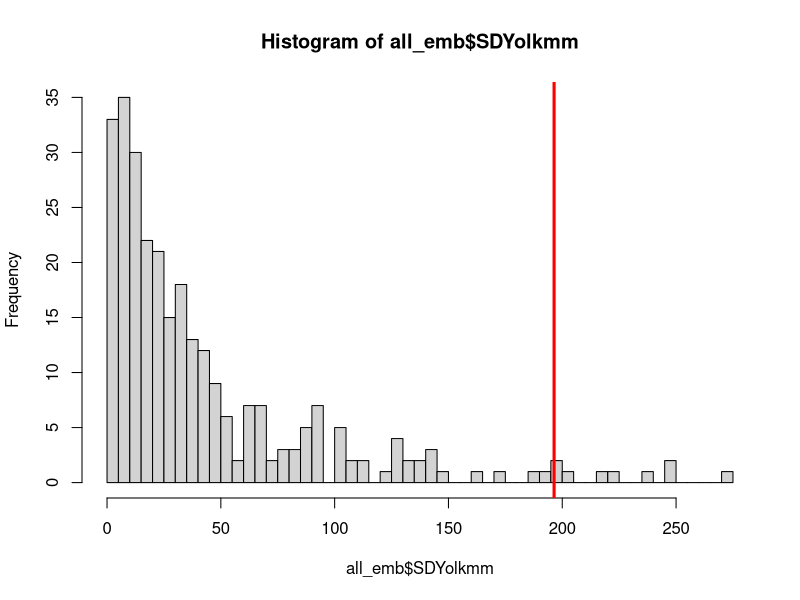
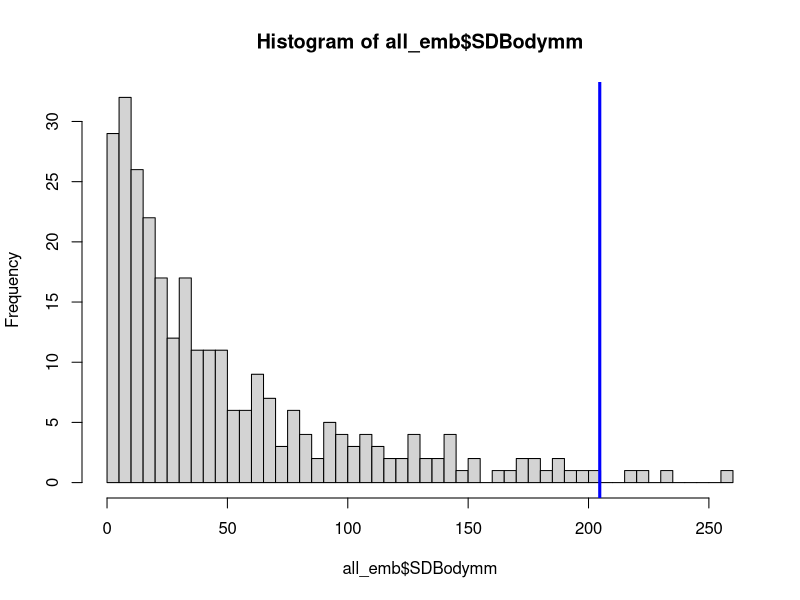
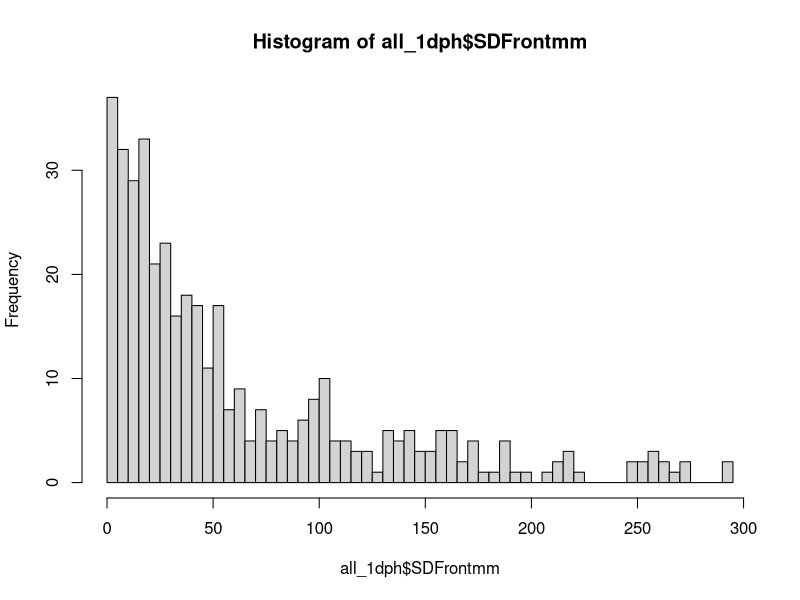
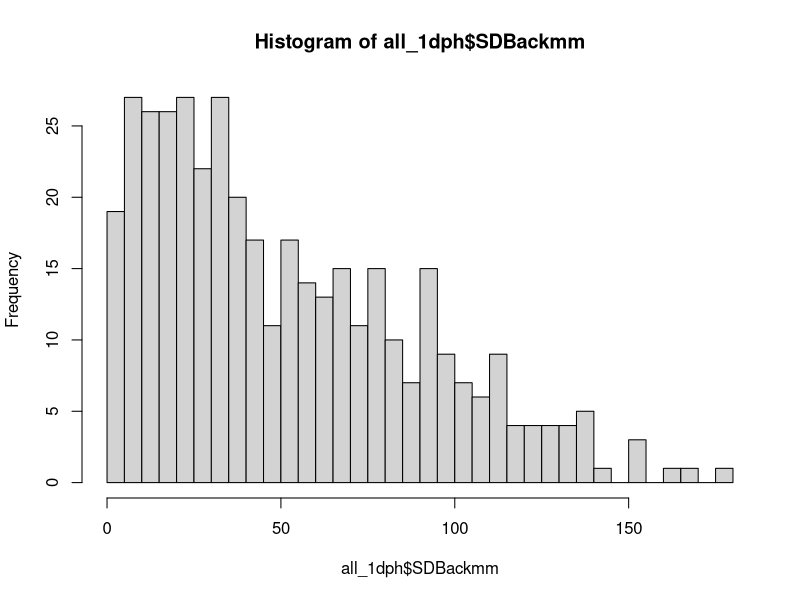
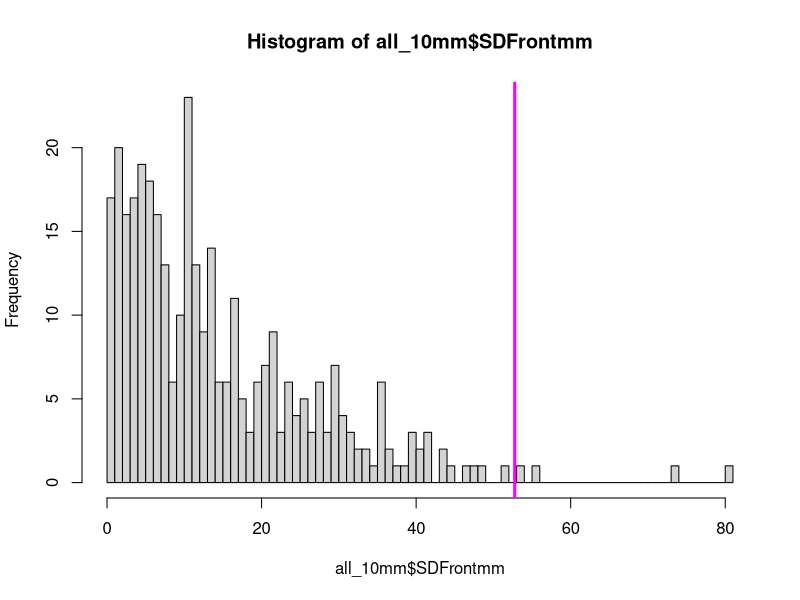

Here is the R script that generated these plots, in order: (Note: this script raises an error after producing the figures.)
#Ionocyte Data Analysis
#January 21, 2022


#Load data for each life stage and save as an environment so I can easily load it again
all_emb<-read.csv('Ionocyte/All embryo ionocyte data.csv',header=TRUE)
all_1dph<-read.csv('Ionocyte/All 1dph ionocyte data.csv',header=TRUE)
all_10mm<-read.csv('Ionocyte/All 10mm ionocyte data.csv',header=TRUE)


#Examine the data and create factors when necessary
str(all_emb)
all_emb$Experiment<-factor(all_emb$Experiment,levels=c("exp1","exp3","exp4"))

str(all_1dph)
all_1dph$Experiment<-factor(all_1dph$Experiment,levels=c("exp1","exp2","exp3","exp4"))

str(all_10mm)
all_10mm$Experiment<-factor(all_10mm$Experiment,levels=c("exp2","exp3"))


#Standard deviation analysis of duplicates - embryo
hist(all_emb$SDYolkmm,breaks=50)
abline(v=mean(all_emb$SDYolkmm)+(3*sd(all_emb$SDYolkmm)),col="red",lwd=3) #mean+3SD = 298.5196

hist(all_emb$SDBodymm,breaks=50)
abline(v=mean(all_emb$SDBodymm)+(3*sd(all_emb$SDBodymm)),col="blue",lwd=3) #mean+3SD = 299.1431

#Find the sample numbers of the most extreme ones
all_emb$Sample[all_emb$SDYolkmm>298] #2016-373, 2016-456, 2016-457, 2016-458, 2016-525, 2016-542, 2016-544
all_emb$Sample[all_emb$SDBodymm>299] #2016-380, 2016-517


#Standard deviation analysis of duplicates - 1dph
hist(all_1dph$SDFrontmm,breaks=50) #the problems identified in last year's analysis were corrected: 2016-119, 2016-245a, 2016-270. 400 was the SD threshold. 
hist(all_1dph$SDBackmm,breaks=50) #same, probs seem to be fixed: 2016-127, 2016-319, 2016-323, 2016-558. SD threshold was 190. 

#I think 2017 data was excluded from first analysis - I'll calculate mean+3sd just in case threshold should be adjusted. 
#If any 2017 samples are above the threshold I will examine them
mean(all_1dph$SDFrontmm)+(3*sd(all_1dph$SDFrontmm)) #258.388
mean(all_1dph$SDBackmm)+(3*sd(all_1dph$SDBackmm)) #165.5559
all_1dph$Sample[all_1dph$SDFrontmm>258] #2017-373
all_1dph$Sample[all_1dph$SDBackmm>165] #none from 2017


#Standard deviation analysis of duplicates - 10mm
hist(all_10mm$SDFrontmm,breaks=100)
abline(v=mean(all_10mm$SDFrontmm)+(3*sd(all_10mm$SDFrontmm)),col="magenta",lwd=3) #There are two very extreme ones (2016-105t and 2016-163t) and the rest seem to be below ~200
#The extreme ones were both identified in the 2021 analysis, suggesting the problems haven't been fixed in this version of the dataset. 
#I can just compare the histogram with that one
hist(data1$FrontSD,breaks=100)
abline(v=mean(data1$FrontSD)+(3*sd(data1$FrontSD)),col="blue",lwd=3) #it is different, there are three above the line and one just below it. 

all_10mm$SDFrontmm[all_10mm$Sample=="2016-391t"]
data1$FrontSD[data1$Sample=="391t"]
#105t hasn't been changed
#163t hasn't been changed
#362t changed from 411 to 2 SD. Front Density 1 changed from 919.796 to 341.173, but the count and area are the same. Looking at the counting spreadsheet, density was miscalculated the first time. 
#391t SD changed from 626.8 to 36.3. Front Density 2 changed from 1173.8 to 338.7. The count stayed the same but area increased. It looks like originally an excluded area was accidentally used as the total area but I fixed it in April. 
#So I just need to revisit 105t and 163t for Front. 

hist(all_10mm$SDBackmm,breaks=100)
abline(v=mean(all_10mm$SDBackmm)+(3*sd(all_10mm$SDBackmm)),col="orange",lwd=3) #mean+3sd = 79.29
all_10mm$Sample[all_10mm$SDBackmm>79]
#all the same except the last one is 390t instead of 370t - was that a typo? 
data1$Sample[data1$BackSD>0.000079]
#No, originally 370t and 390t were both greater than that threshold. 
data1$BackSD[data1$Sample=="390t"]
#390t is included now but not before because the threshold I used in 2021 was 0.00009 (or 90 if using mm). 
#370t changed because originally SD was 110.9, now it is 11.65. 
#Back Density 2 is higher in the original data (483.7), now it is 310.4. Looks like the area and count changed. I edited it in April 2021. 
#So the ones that need to be checked are 2016-56t, 2016-57t, 2016-75t, 2016-77t, 2016-233t, 2016-307t, and 2016-390t. 


#As of 2/11/22 after fixing the ones pointed out above, the SDs are all below the original threshold calculated as 3 SDs from mean. Proceed with analysis. 

#__________________________________________________________________________________________________________________

#Load the treatment spreadsheets and merge the dataframes using dplyr::full_join
trmt_emb<-read.csv('Ionocyte/Embryo treatments.csv',header=TRUE)
trmt_1dph<-read.csv('Ionocyte/1dph treatments.csv',header=TRUE)
trmt_10mm<-read.csv('Ionocyte/10mm treatments.csv',header=TRUE)

library(dplyr)
d1_emb<-full_join(all_emb,trmt_emb,by="Sample")
d1_1dph<-full_join(all_1dph,trmt_1dph,by="Sample")
d1_10mm<-full_join(all_10mm,trmt_10mm,by="Sample")
#These are the full datasets with all available information about ionocyte density, treatments, stdev, and metabolic rates. 

#Now create smaller dataframes with only the necessary information for the analysis (everything else is just in case we want it for later analyses).

